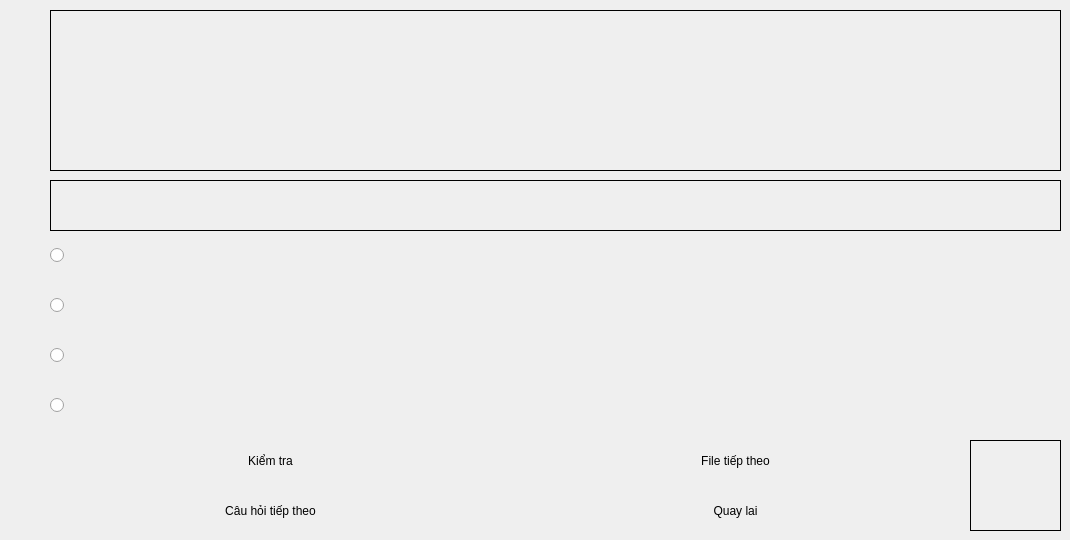
     <widget class="QWidget" name="page_dochieu">
      <widget class="QLabel" name="dochieu_label">
       <property name="geometry">
        <rect>
         <x>50</x>
         <y>10</y>
         <width>1011</width>
         <height>161</height>
        </rect>
       </property>
       <property name="font">
        <font>
         <pointsize>10</pointsize>
        </font>
       </property>
       <property name="frameShape">
        <enum>QFrame::Box</enum>
       </property>
      </widget>
      <widget class="QLabel" name="question_label_dochieu">
       <property name="geometry">
        <rect>
         <x>50</x>
         <y>180</y>
         <width>1011</width>
         <height>51</height>
        </rect>
       </property>
       <property name="frameShape">
        <enum>QFrame::Box</enum>
       </property>
       <property name="frameShadow">
        <enum>QFrame::Plain</enum>
       </property>
      </widget>
      <widget class="QRadioButton" name="answer2_radio_dochieu">
       <property name="geometry">
        <rect>
         <x>50</x>
         <y>290</y>
         <width>1011</width>
         <height>31</height>
        </rect>
       </property>
      </widget>
      <widget class="QRadioButton" name="answer3_radio_dochieu">
       <property name="geometry">
        <rect>
         <x>50</x>
         <y>340</y>
         <width>1011</width>
         <height>31</height>
        </rect>
       </property>
      </widget>
      <widget class="QRadioButton" name="answer4_radio_dochieu">
       <property name="geometry">
        <rect>
         <x>50</x>
         <y>390</y>
         <width>1001</width>
         <height>31</height>
        </rect>
       </property>
      </widget>
      <widget class="QRadioButton" name="answer1_radio_dochieu">
       <property name="enabled">
        <bool>true</bool>
       </property>
       <property name="geometry">
        <rect>
         <x>50</x>
         <y>240</y>
         <width>1001</width>
         <height>31</height>
        </rect>
       </property>
       <property name="autoFillBackground">
        <bool>false</bool>
       </property>
       <property name="inputMethodHints">
        <set>Qt::ImhNone</set>
       </property>
       <property name="checkable">
        <bool>true</bool>
       </property>
       <property name="autoRepeat">
        <bool>false</bool>
       </property>
       <property name="autoExclusive">
        <bool>false</bool>
       </property>
      </widget>
      <widget class="QPushButton" name="check_button_dochieu">
       <property name="geometry">
        <rect>
         <x>50</x>
         <y>440</y>
         <width>441</width>
         <height>41</height>
        </rect>
       </property>
       <property name="text">
        <string>Kiểm tra</string>
       </property>
       <property name="icon">
        <iconset>
         <normaloff>icons/Hopstarter-Sleek-Xp-Basic-Ok.256.png</normaloff>icons/Hopstarter-Sleek-Xp-Basic-Ok.256.png</iconset>
       </property>
       <property name="autoDefault">
        <bool>false</bool>
       </property>
       <property name="default">
        <bool>true</bool>
       </property>
       <property name="flat">
        <bool>true</bool>
       </property>
      </widget>
      <widget class="QPushButton" name="next_question_button_dochieu">
       <property name="enabled">
        <bool>true</bool>
       </property>
       <property name="geometry">
        <rect>
         <x>50</x>
         <y>490</y>
         <width>441</width>
         <height>41</height>
        </rect>
       </property>
       <property name="text">
        <string>Câu hỏi tiếp theo</string>
       </property>
       <property name="icon">
        <iconset>
         <normaloff>icons/Iconsmind-Outline-Next-2.512.png</normaloff>icons/Iconsmind-Outline-Next-2.512.png</iconset>
       </property>
       <property name="default">
        <bool>true</bool>
       </property>
       <property name="flat">
        <bool>true</bool>
       </property>
      </widget>
      <widget class="QPushButton" name="next_file_button_dochieu">
       <property name="geometry">
        <rect>
         <x>510</x>
         <y>440</y>
         <width>451</width>
         <height>41</height>
        </rect>
       </property>
       <property name="text">
        <string>File tiếp theo</string>
       </property>
       <property name="icon">
        <iconset>
         <normaloff>icons/Github-Octicons-Arrow-switch-16.512.png</normaloff>icons/Github-Octicons-Arrow-switch-16.512.png</iconset>
       </property>
       <property name="default">
        <bool>true</bool>
       </property>
       <property name="flat">
        <bool>true</bool>
       </property>
      </widget>
      <widget class="QPushButton" name="back_question_button_dochieu">
       <property name="geometry">
        <rect>
         <x>510</x>
         <y>490</y>
         <width>451</width>
         <height>41</height>
        </rect>
       </property>
       <property name="text">
        <string>Quay lai</string>
       </property>
       <property name="icon">
        <iconset>
         <normaloff>icons/Iconsmind-Outline-Back-2.512.png</normaloff>icons/Iconsmind-Outline-Back-2.512.png</iconset>
       </property>
       <property name="default">
        <bool>true</bool>
       </property>
       <property name="flat">
        <bool>true</bool>
       </property>
      </widget>
      <widget class="QLabel" name="scorelabeldochieu">
       <property name="geometry">
        <rect>
         <x>970</x>
         <y>440</y>
         <width>91</width>
         <height>91</height>
        </rect>
       </property>
       <property name="font">
        <font>
         <pointsize>12</pointsize>
         <weight>75</weight>
         <bold>true</bold>
        </font>
       </property>
       <property name="frameShape">
        <enum>QFrame::Box</enum>
       </property>
       <property name="text">
        <string/>
       </property>
      </widget>
     </widget>
